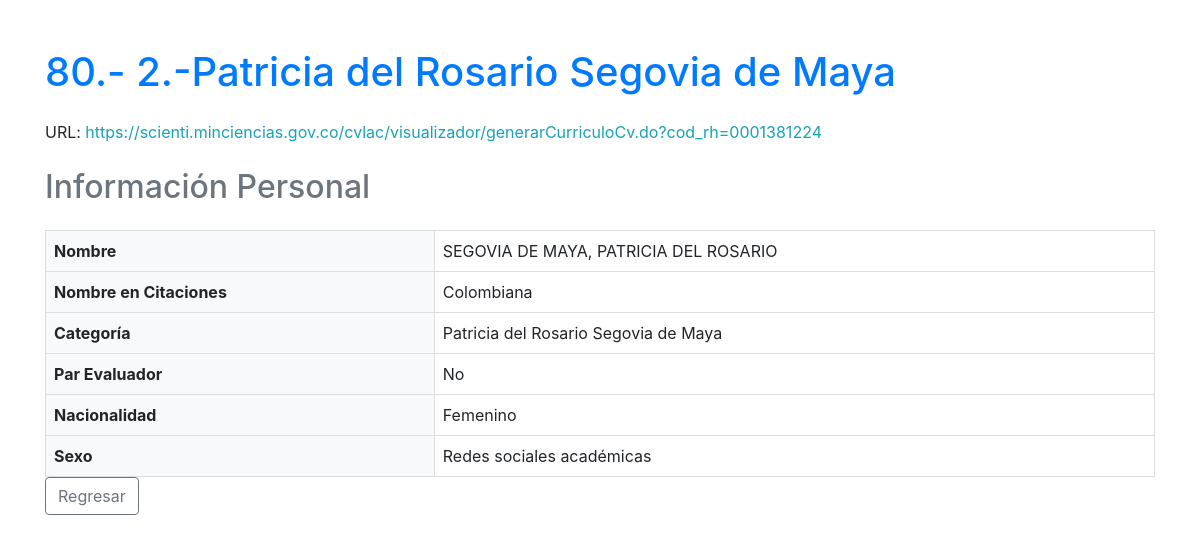
Screenshot of /ingenieria-sistemas/entry/80/ with the database file from the repository.
### scraping/models.py (models this page shows, shortened)
class Entry(models.Model):
    name = models.CharField(max_length=255)
    href = models.URLField()

class PersonalInfo(models.Model):
    entry = models.OneToOneField(Entry, on_delete=models.CASCADE)
    nombre = models.CharField(max_length=255, blank=True, null=True)
    nombre_citaciones = models.CharField(max_length=255, blank=True, null=True)  # Nuevo campo
    categoria = models.CharField(max_length=255, blank=True, null=True)  # Nuevo campo
    par_evaluador = models.BooleanField(default=False)  # Nuevo campo
    nacionalidad = models.CharField(max_length=100, blank=True, null=True)
    sexo = models.CharField(max_length=50, blank=True, null=True)  # Nuevo campo

### scraping/views.py (the view)
# urls.py: path('ingenieria-sistemas/entry/<int:pk>/', views.entry_detail, name='entry_detail'),
def entry_detail(request, pk):
    entry = get_object_or_404(Entry, pk=pk)
    personal_info = PersonalInfo.objects.filter(entry=entry).first()
    investigaciones = Investigacion.objects.filter(entry=entry)
    return render(request, 'scraping/entry_detail.html', {
        'entry': entry,
        'personal_info': personal_info,
        'investigaciones': investigaciones
    })

### scraping/templates/scraping/entry_detail.html (shortened to what this page needs)
<!DOCTYPE html>
<html lang="es">
<head>
    <link href="https://stackpath.bootstrapcdn.com/bootstrap/4.5.2/css/bootstrap.min.css" rel="stylesheet">
</head>
<body>
    <div class="container mt-5">
        <h1 class="mb-4 text-primary">{{ entry.id }}.- {{ entry.name }}</h1>
        <p class="mb-4">
            URL: <a href="{{ entry.href }}" class="text-info" target="_blank">{{ entry.href }}</a>
        </p>
        {% if personal_info %}
        <h2 class="mb-4 text-secondary">Información Personal</h2>
        <table class="table-custom">
            <tr><th>Nombre</th><td>{{ personal_info.nombre }}</td></tr>
            <tr><th>Nombre en Citaciones</th><td>{{ personal_info.nombre_citaciones|default:"No disponible" }}</td></tr>
            <tr><th>Categoría</th><td>{{ personal_info.categoria|default:"No disponible" }}</td></tr>
            <tr><th>Par Evaluador</th><td>{% if personal_info.par_evaluador %} Sí {% else %} No {% endif %}</td></tr>
            <tr><th>Nacionalidad</th><td>{{ personal_info.nacionalidad }}</td></tr>
            <tr><th>Sexo</th><td>{{ personal_info.sexo|default:"No disponible" }}</td></tr>
        </table>
        {% else %}
        <p>No se encontró información personal.</p>
        {% endif %}
        <a href="{% url 'entry_list' %}" class="btn btn-outline-secondary">Regresar</a>
    </div>
</body>
</html>

### scraping/templates/scraping/entry_detail.html (style rules this page uses)
.table-custom { width: 100%; border-collapse: collapse; }
.table-custom th, .table-custom td { border: 1px solid #ddd; padding: 8px; }
.table-custom th { background-color: #f8f9fa; text-align: left; }

### rows the page displays
Entry: id "80", name "2.-Patricia del Rosario Segovia de Maya", href "https://scienti.minciencias.gov.co/cvlac/visualizador/generarCurriculoCv.do?cod_rh=0001381224"
PersonalInfo: nombre "SEGOVIA DE MAYA, PATRICIA DEL ROSARIO", nombre_citaciones "Colombiana", categoria "Patricia del Rosario Segovia de Maya", nacionalidad "Femenino", sexo "Redes sociales académicas"
